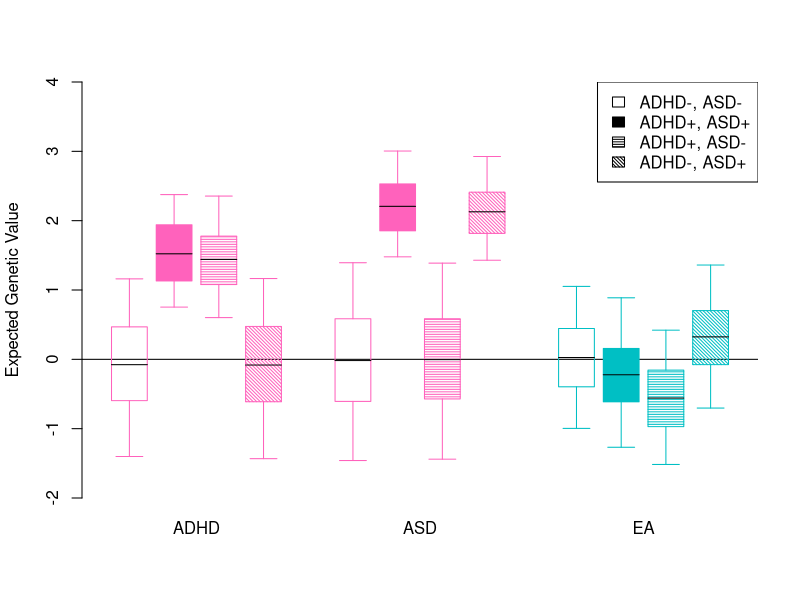

Reproduce this figure in R. (Note: this script raises an error after producing the figure.)
gen_cor_norm <- function( n, mu, sigma, rho, pop=F ) {
	
	t <- length( mu )
	X <- matrix( rnorm( t*n ), n, t )
	X.sig <- var( scale( X ) )
	X.sig.C.inv <- solve( chol( X.sig ) )
	X.clean <- scale( X %*% X.sig.C.inv )
	rho.C <- chol( rho )
	Y <- matrix( rep( mu, n ), n, t, byrow=T ) + 
			( X.clean %*% rho.C ) * matrix( rep( sigma, n ), n, t, byrow=T )

	return( Y )
	
}

plot.profiles.como <- function( l.value, p.value, plotName, 
								traits.txt=c( "Trait 1","Trait 2","Trait 3" ),
								legend.txt=c( "Group 0-0", "Group 1-1", "Group 1-0", "Group 0-1") ) {
	
	l.1.00 <- mean( l.value[ p.value[,1] == 0 & p.value[,2] == 0, 1 ] )
	l.2.00 <- mean( l.value[ p.value[,1] == 0 & p.value[,2] == 0, 2 ] )
	l.3.00 <- mean( l.value[ p.value[,1] == 0 & p.value[,2] == 0, 3 ] )
			
	l.1.10 <- mean( l.value[ p.value[,1] == 1 & p.value[,2] == 0, 1 ] )
	l.2.10 <- mean( l.value[ p.value[,1] == 1 & p.value[,2] == 0, 2 ] )
	l.3.10 <- mean( l.value[ p.value[,1] == 1 & p.value[,2] == 0, 3 ] )
	
	l.1.01 <- mean( l.value[ p.value[,1] == 0 & p.value[,2] == 1, 1 ] )
	l.2.01 <- mean( l.value[ p.value[,1] == 0 & p.value[,2] == 1, 2 ] )
	l.3.01 <- mean( l.value[ p.value[,1] == 0 & p.value[,2] == 1, 3 ] )

	l.1.11 <- mean( l.value[ p.value[,1] == 1 & p.value[,2] == 1, 1 ] )
	l.2.11 <- mean( l.value[ p.value[,1] == 1 & p.value[,2] == 1, 2 ] )
	l.3.11 <- mean( l.value[ p.value[,1] == 1 & p.value[,2] == 1, 3 ] )

	sd.1.00 <- sd( l.value[ p.value[,1] == 0 & p.value[,2] == 0, 1 ] ) / 
						sqrt( sum( p.value[,1] == 0 & p.value[,2] == 0 ) )
	sd.2.00 <- sd( l.value[ p.value[,1] == 0 & p.value[,2] == 0, 2 ] ) / 
						sqrt( sum( p.value[,1] == 0 & p.value[,2] == 0 ) )
	sd.3.00 <- sd( l.value[ p.value[,1] == 0 & p.value[,2] == 0, 3 ] ) / 
						sqrt( sum( p.value[,1] == 0 & p.value[,2] == 0 ) )
			
	sd.1.10 <- sd( l.value[ p.value[,1] == 1 & p.value[,2] == 0, 1 ] ) / 
						sqrt( sum( p.value[,1] == 1 & p.value[,2] == 0 ) )
	sd.2.10 <- sd( l.value[ p.value[,1] == 1 & p.value[,2] == 0, 2 ] ) / 
						sqrt( sum( p.value[,1] == 1 & p.value[,2] == 0 ) )
	sd.3.10 <- sd( l.value[ p.value[,1] == 1 & p.value[,2] == 0, 3 ] ) / 
						sqrt( sum( p.value[,1] == 1 & p.value[,2] == 0 ) )
						
	sd.1.01 <- sd( l.value[ p.value[,1] == 0 & p.value[,2] == 1, 1 ] ) / 
						sqrt( sum( p.value[,1] == 0 & p.value[,2] == 1 ) )
	sd.2.01 <- sd( l.value[ p.value[,1] == 0 & p.value[,2] == 1, 2 ] ) / 
						sqrt( sum( p.value[,1] == 0 & p.value[,2] == 1 ) )
	sd.3.01 <- sd( l.value[ p.value[,1] == 0 & p.value[,2] == 1 , 3 ]) / 
						sqrt( sum( p.value[,1] == 0 & p.value[,2] == 1 ) )

	sd.1.11 <- sd( l.value[ p.value[,1] == 1 & p.value[,2] == 1, 1 ] ) / 
						sqrt( sum( p.value[,1] == 1 & p.value[,2] == 1 ) )
	sd.2.11 <- sd( l.value[ p.value[,1] == 1 & p.value[,2] == 1, 2 ] ) / 
						sqrt( sum( p.value[,1] == 1 & p.value[,2] == 1 ) )
	sd.3.11 <- sd( l.value[ p.value[,1] == 1 & p.value[,2] == 1, 3 ] ) / 
						sqrt( sum( p.value[,1] == 1 & p.value[,2] == 1 ) )

	plot.dat <- rbind( 	c( l.1.00, l.1.11, l.1.10, l.1.01 ),
						c( l.2.00, l.2.11, l.2.10, l.2.01 ),
						c( l.3.00, l.3.11, l.3.10, l.3.01 ) )
	plot.sd <- rbind( 	c( sd.1.00, sd.1.11, sd.1.10, sd.1.01 ),
						c( sd.2.00, sd.2.11, sd.2.10, sd.2.01 ),
						c( sd.3.00, sd.3.11, sd.3.10, sd.3.01 ) )
	
	col.cats <- c( "#FF62BC", "#FF62BC", "#00BFC4" )
	dense.cats <- c( 0, NA, 40, 40 )
	angle.cats <- c( NA, NA, 0, 135 )
	
	pdf( plotName )	
	
	b.plot <- print( barplot( t( plot.dat ),
					names.arg=traits.txt, 
					beside=T,
					angle=angle.cats, density=dense.cats, 
					ylab="Expected Genetic Value",
					col=rep( col.cats, each=4 ),
					ylim=c( -1,3 )
				) )
	print( segments( b.plot, t( plot.dat )-1.96*t( plot.sd ), 
			b.plot, t( plot.dat )+1.96*t( plot.sd ) ) )
	print( segments( b.plot-0.25, t( plot.dat )+1.96*t( plot.sd ), 
			b.plot+0.25, t( plot.dat )+1.96*t( plot.sd ) ) )
	print( segments( b.plot-0.25, t( plot.dat )-1.96*t( plot.sd ), 
			b.plot+0.25, t( plot.dat )-1.96*t( plot.sd ) ) )

	print( legend( 'topright', 
					legend=legend.txt,
					angle=angle.cats, 
					density=dense.cats, 
					col=1 ) )

	dev.off()
	
	out.dat <- list( plot.dat, plot.sd, b.plot )	
	
	return( out.dat )
	
}

plot.profiles.como.bnw <- function( l.value, p.value, plotName, 
								traits.txt=c( "Trait 1","Trait 2","Trait 3" ),
								legend.txt=c( "Group 0-0", "Group 1-1", "Group 1-0", "Group 0-1") ) {

	#l.value <- g.value.0
	#p.value <- p.value.0 
	#traits.txt <- traits
	#legend.txt <- legend.txt
	
	l.1.00 <- mean( l.value[ p.value[,1] == 0 & p.value[,2] == 0, 1 ] )
	l.2.00 <- mean( l.value[ p.value[,1] == 0 & p.value[,2] == 0, 2 ] )
	l.3.00 <- mean( l.value[ p.value[,1] == 0 & p.value[,2] == 0, 3 ] )
			
	l.1.10 <- mean( l.value[ p.value[,1] == 1 & p.value[,2] == 0, 1 ] )
	l.2.10 <- mean( l.value[ p.value[,1] == 1 & p.value[,2] == 0, 2 ] )
	l.3.10 <- mean( l.value[ p.value[,1] == 1 & p.value[,2] == 0, 3 ] )
	
	l.1.01 <- mean( l.value[ p.value[,1] == 0 & p.value[,2] == 1, 1 ] )
	l.2.01 <- mean( l.value[ p.value[,1] == 0 & p.value[,2] == 1, 2 ] )
	l.3.01 <- mean( l.value[ p.value[,1] == 0 & p.value[,2] == 1, 3 ] )

	l.1.11 <- mean( l.value[ p.value[,1] == 1 & p.value[,2] == 1, 1 ] )
	l.2.11 <- mean( l.value[ p.value[,1] == 1 & p.value[,2] == 1, 2 ] )
	l.3.11 <- mean( l.value[ p.value[,1] == 1 & p.value[,2] == 1, 3 ] )

	q05.1.00 <- quantile( l.value[ p.value[,1] == 0 & p.value[,2] == 0, 1 ], 0.05 )
	q05.2.00 <- quantile( l.value[ p.value[,1] == 0 & p.value[,2] == 0, 2 ], 0.05 )
	q05.3.00 <- quantile( l.value[ p.value[,1] == 0 & p.value[,2] == 0, 3 ], 0.05 )
				
	q05.1.10 <- quantile( l.value[ p.value[,1] == 1 & p.value[,2] == 0, 1 ], 0.05 )
	q05.2.10 <- quantile( l.value[ p.value[,1] == 1 & p.value[,2] == 0, 2 ], 0.05 )
	q05.3.10 <- quantile( l.value[ p.value[,1] == 1 & p.value[,2] == 0, 3 ], 0.05 )
						
	q05.1.01 <- quantile( l.value[ p.value[,1] == 0 & p.value[,2] == 1, 1 ], 0.05 )
	q05.2.01 <- quantile( l.value[ p.value[,1] == 0 & p.value[,2] == 1, 2 ], 0.05 )
	q05.3.01 <- quantile( l.value[ p.value[,1] == 0 & p.value[,2] == 1, 3 ], 0.05 )

	q05.1.11 <- quantile( l.value[ p.value[,1] == 1 & p.value[,2] == 1, 1 ], 0.05 )
	q05.2.11 <- quantile( l.value[ p.value[,1] == 1 & p.value[,2] == 1, 2 ], 0.05 )
	q05.3.11 <- quantile( l.value[ p.value[,1] == 1 & p.value[,2] == 1, 3 ], 0.05 )

	q25.1.00 <- quantile( l.value[ p.value[,1] == 0 & p.value[,2] == 0, 1 ], 0.25 )
	q25.2.00 <- quantile( l.value[ p.value[,1] == 0 & p.value[,2] == 0, 2 ], 0.25 )
	q25.3.00 <- quantile( l.value[ p.value[,1] == 0 & p.value[,2] == 0, 3 ], 0.25 )
				
	q25.1.10 <- quantile( l.value[ p.value[,1] == 1 & p.value[,2] == 0, 1 ], 0.25 )
	q25.2.10 <- quantile( l.value[ p.value[,1] == 1 & p.value[,2] == 0, 2 ], 0.25 )
	q25.3.10 <- quantile( l.value[ p.value[,1] == 1 & p.value[,2] == 0, 3 ], 0.25 )
						
	q25.1.01 <- quantile( l.value[ p.value[,1] == 0 & p.value[,2] == 1, 1 ], 0.25 )
	q25.2.01 <- quantile( l.value[ p.value[,1] == 0 & p.value[,2] == 1, 2 ], 0.25 )
	q25.3.01 <- quantile( l.value[ p.value[,1] == 0 & p.value[,2] == 1, 3 ], 0.25 )

	q25.1.11 <- quantile( l.value[ p.value[,1] == 1 & p.value[,2] == 1, 1 ], 0.25 )
	q25.2.11 <- quantile( l.value[ p.value[,1] == 1 & p.value[,2] == 1, 2 ], 0.25 )
	q25.3.11 <- quantile( l.value[ p.value[,1] == 1 & p.value[,2] == 1, 3 ], 0.25 )

	q75.1.00 <- quantile( l.value[ p.value[,1] == 0 & p.value[,2] == 0, 1 ], 0.75 )
	q75.2.00 <- quantile( l.value[ p.value[,1] == 0 & p.value[,2] == 0, 2 ], 0.75 )
	q75.3.00 <- quantile( l.value[ p.value[,1] == 0 & p.value[,2] == 0, 3 ], 0.75 )
				
	q75.1.10 <- quantile( l.value[ p.value[,1] == 1 & p.value[,2] == 0, 1 ], 0.75 )
	q75.2.10 <- quantile( l.value[ p.value[,1] == 1 & p.value[,2] == 0, 2 ], 0.75 )
	q75.3.10 <- quantile( l.value[ p.value[,1] == 1 & p.value[,2] == 0, 3 ], 0.75 )
						
	q75.1.01 <- quantile( l.value[ p.value[,1] == 0 & p.value[,2] == 1, 1 ], 0.75 )
	q75.2.01 <- quantile( l.value[ p.value[,1] == 0 & p.value[,2] == 1, 2 ], 0.75 )
	q75.3.01 <- quantile( l.value[ p.value[,1] == 0 & p.value[,2] == 1, 3 ], 0.75 )

	q75.1.11 <- quantile( l.value[ p.value[,1] == 1 & p.value[,2] == 1, 1 ], 0.75 )
	q75.2.11 <- quantile( l.value[ p.value[,1] == 1 & p.value[,2] == 1, 2 ], 0.75 )
	q75.3.11 <- quantile( l.value[ p.value[,1] == 1 & p.value[,2] == 1, 3 ], 0.75 )

	q95.1.00 <- quantile( l.value[ p.value[,1] == 0 & p.value[,2] == 0, 1 ], 0.95 )
	q95.2.00 <- quantile( l.value[ p.value[,1] == 0 & p.value[,2] == 0, 2 ], 0.95 )
	q95.3.00 <- quantile( l.value[ p.value[,1] == 0 & p.value[,2] == 0, 3 ], 0.95 )
				
	q95.1.10 <- quantile( l.value[ p.value[,1] == 1 & p.value[,2] == 0, 1 ], 0.95 )
	q95.2.10 <- quantile( l.value[ p.value[,1] == 1 & p.value[,2] == 0, 2 ], 0.95 )
	q95.3.10 <- quantile( l.value[ p.value[,1] == 1 & p.value[,2] == 0, 3 ], 0.95 )
						
	q95.1.01 <- quantile( l.value[ p.value[,1] == 0 & p.value[,2] == 1, 1 ], 0.95 )
	q95.2.01 <- quantile( l.value[ p.value[,1] == 0 & p.value[,2] == 1, 2 ], 0.95 )
	q95.3.01 <- quantile( l.value[ p.value[,1] == 0 & p.value[,2] == 1, 3 ], 0.95 )

	q95.1.11 <- quantile( l.value[ p.value[,1] == 1 & p.value[,2] == 1, 1 ], 0.95 )
	q95.2.11 <- quantile( l.value[ p.value[,1] == 1 & p.value[,2] == 1, 2 ], 0.95 )
	q95.3.11 <- quantile( l.value[ p.value[,1] == 1 & p.value[,2] == 1, 3 ], 0.95 )

	plot.dat <- rbind( 	c( l.1.00, l.1.11, l.1.10, l.1.01 ),
						c( l.2.00, l.2.11, l.2.10, l.2.01 ),
						c( l.3.00, l.3.11, l.3.10, l.3.01 ) )
	plot.q05 <- rbind( 	c( q05.1.00, q05.1.11, q05.1.10, q05.1.01 ),
						c( q05.2.00, q05.2.11, q05.2.10, q05.2.01 ),
						c( q05.3.00, q05.3.11, q05.3.10, q05.3.01 ) )
	plot.q25 <- rbind( 	c( q25.1.00, q25.1.11, q25.1.10, q25.1.01 ),
						c( q25.2.00, q25.2.11, q25.2.10, q25.2.01 ),
						c( q25.3.00, q25.3.11, q25.3.10, q25.3.01 ) )
	plot.q75 <- rbind( 	c( q75.1.00, q75.1.11, q75.1.10, q75.1.01 ),
						c( q75.2.00, q75.2.11, q75.2.10, q75.2.01 ),
						c( q75.3.00, q75.3.11, q75.3.10, q75.3.01 ) )
	plot.q95 <- rbind( 	c( q95.1.00, q95.1.11, q95.1.10, q95.1.01 ),
						c( q95.2.00, q95.2.11, q95.2.10, q95.2.01 ),
						c( q95.3.00, q95.3.11, q95.3.10, q95.3.01 ) )					
			
	col.cats <- c( "#FF62BC", "#FF62BC", "#00BFC4" )
	dense.cats <- c( 0, NA, 40, 40 )
	angle.cats <- c( NA, NA, 0, 135 )
	
	pdf( plotName )	
	
	b.plot <- print( barplot( t( plot.dat ),
					names.arg=traits.txt, 
					beside=T,
					angle=angle.cats, density=dense.cats,
					col='white', border='white',
					ylab="Expected Genetic Value",
					ylim=c( -2,4 )
				) )
	abline( h=0 )

	for ( i in 1:3 ) {
	for ( g in 1:4 ) {
		
		t.col=col.cats[ i ]
		t.border=col.cats[ i ]
		t.angle=angle.cats[ g ]
		t.density=dense.cats[ g ]	

		tempMat <- t( plot.dat )
		tempMat.q05 <- t( plot.q05 )
		tempMat.q25 <- t( plot.q25 )
		tempMat.q75 <- t( plot.q75 )
		tempMat.q95 <- t( plot.q95 )
				
		polygon(	c( b.plot[ g,i ]-0.4, b.plot[ g,i ]+0.4, b.plot[ g,i ]+0.4, b.plot[ g,i ]-0.4 ), 
					c( tempMat.q25[ g,i ], tempMat.q25[ g,i ], tempMat.q75[ g,i ], tempMat.q75[ g,i ] ), 
					col=t.col,
					border=t.border,
					angle=t.angle,
					density=t.density
					)
		segments(	b.plot[ g,i ], tempMat.q75[ g,i ], 
					b.plot[ g,i ], tempMat.q95[ g,i ], 
					col=t.col
					)
		segments(	b.plot[ g,i ], tempMat.q25[ g,i ], 
					b.plot[ g,i ], tempMat.q05[ g,i ], 
					col=t.col
					)							
		segments(	b.plot[ g,i ]+0.3, tempMat.q05[ g,i ], 
					b.plot[ g,i ]-0.3, tempMat.q05[ g,i ], 
					col=t.col
					)	
		segments(	b.plot[ g,i ]+0.3, tempMat.q95[ g,i ], 
					b.plot[ g,i ]-0.3, tempMat.q95[ g,i ], 
					col=t.col
					)
		segments(	b.plot[ g,i ]+0.4, tempMat[ g,i ], 
					b.plot[ g,i ]-0.4, tempMat[ g,i ], 
					col=1
					)					
	}
	}

	print( legend( 'topright', 
					legend=legend.txt,
					angle=angle.cats, 
					density=dense.cats, 
					col=1 ) )

	dev.off()
	
	out.dat <- list( plot.dat, plot.sd, b.plot )	
	
	return( out.dat )
	
}

he_reg <- function( g, p, k, m1, m2, misType='flip', misdir=0 ) {
	
	# Using the same people in both studies breaks estimators.  
	#	Sampling needs to be done carefully to ensure E( y1y2 | s1,s2,g12 ) can
	#	be factored under some assumptions of independence (my guess), or 
	#	it doesn't like within and across study similarities to be mixed. 
	#	Weissbrod, Flint, Rosset. 2018. AJHG. Supp. Note, eq. 5. 
	# Derived for Gij ~ 0, so when subjects are compared with themselves it breaks 
	#	this assumption.  With m=1000, anything > ~0.8 is a self-self correlations.
	#	With m=250, unrel x < 0.375, within person x > 0.675 seems ~reasonable. 
	#	With m=100, unrel x and within person x overlap - too much variance in (1/m)( X'X )
	#	I remove those pairs by checking x > 0.5		

	if ( misdir %in% c( 1,3 ) ) {
		m1.p <- sample( which( p[,1] == 1 ), floor( m1*sum( p[,1] ) ) ) 
		p[ m1.p, 2 ] <- 1 
	}
	if ( misdir %in% c( 2,3 ) ) { 
		m2.p <- sample( which( p[,2] == 1 ), floor( m2*sum( p[,2] ) ) )
		p[ m2.p, 1 ] <- 1 
	}

	if ( misType == 'flip' ) {
		if ( misdir %in% c( 1,3 ) ) { p[ m1.p, 1 ] <- 0 }	
		if ( misdir %in% c( 2,3 ) ) { p[ m2.p, 2 ] <- 0 }
	}
		
	# Initial sampling
	g.keep.1 <- sort( unique( c( sample( which( p[,1] == 0 ), 10000 ), 
							which( p[,1] == 1 ) ) ) )
	g.keep.2 <- sort( unique( c( sample( which( p[,2] == 0 ), 10000 ), 
							which( p[,2] == 1 ) ) ) )
	g.keep.3 <- sort( unique( c( sample( 
							which( !is.na( p[,3] ) ), 10000 ) ) ) )
								
	n.1 <- length( g.keep.1 )
	n.2 <- length( g.keep.2 )
	n.3 <- length( g.keep.3 )
		
	g.temp.1 <- g[ g.keep.1, ]
	g.temp.2 <- g[ g.keep.2, ]
	g.temp.3 <- g[ g.keep.3, ]	
	p.temp.1 <- p[ g.keep.1, ]	
	p.temp.2 <- p[ g.keep.2, ]
	p.temp.3 <- p[ g.keep.3, ]
		
	pt.1 <- sum( p.temp.1[ ,1 ] )/n.1
	p.temp.1[ ,1 ] <- ( p.temp.1[ ,1 ] - pt.1 ) / sqrt( pt.1*(1-pt.1) )	
	pt.2 <- sum( p.temp.2[ ,2 ] )/n.2
	p.temp.2[ ,2 ] <- ( p.temp.2[ ,2 ] - pt.2 ) / sqrt( pt.2*(1-pt.2) )

	x.temp <- ( 1/dim(g)[2] ) * g.temp.1 %*% t( g.temp.1 )
	x.temp[ upper.tri( x.temp, diag=T ) ] <- NA
	x.temp.l <- c( x.temp[ !is.na( x.temp ) ] )
	
	y.temp <- p.temp.1[,1] %*% t( p.temp.1[,1] )
	y.temp[ upper.tri( y.temp, diag=T ) ] <- NA
	y.temp.l <- c( y.temp[ !is.na( y.temp ) ] )
	
	c.1.1.p <- sqrt( pt.1*(1-pt.1)*pt.1*(1-pt.1) )
	c.1.1.n <- dnorm( qnorm(1-k[1]) )*dnorm( qnorm(1-k[1]) )
	c.1.1.k <- k[1]*( 1-k[1] )*k[1]*( 1-k[1] )
	c.1.1 <- ( c.1.1.p*c.1.1.n ) / ( c.1.1.k )
	y.1.1.h2 <- ( ( c.1.1*x.temp.l ) %*% y.temp.l ) / 
				( ( c.1.1*x.temp.l ) %*% ( c.1.1*x.temp.l ) )						

	x.temp <- ( 1/dim(g)[2] ) * g.temp.2 %*% t( g.temp.2 )
	x.temp[ upper.tri( x.temp, diag=T ) ] <- NA
	x.temp.l <- c( x.temp[ !is.na( x.temp ) ] )

	y.temp <- p.temp.2[,2] %*% t( p.temp.2[,2] )
	y.temp[ upper.tri( y.temp, diag=T ) ] <- NA
	y.temp.l <- c( y.temp[ !is.na( y.temp ) ] )
	
	c.2.2.p <- sqrt( pt.2*(1-pt.2)*pt.2*(1-pt.2) )
	c.2.2.n <- dnorm( qnorm(1-k[2]) )*dnorm( qnorm(1-k[2]) )
	c.2.2.k <- k[2]*( 1-k[2] )*k[2]*( 1-k[2] )
	c.2.2 <- ( c.2.2.p*c.2.2.n ) / ( c.2.2.k )
	y.2.2.h2 <- ( ( c.2.2*x.temp.l ) %*% y.temp.l ) / 
				( ( c.2.2*x.temp.l ) %*% ( c.2.2*x.temp.l ) )

	x.temp <- ( 1/dim(g)[2] ) * g.temp.3 %*% t( g.temp.3 )
	x.temp[ upper.tri( x.temp, diag=T ) ] <- NA
	x.temp.l <- c( x.temp[ !is.na( x.temp ) ] )

	y.temp <- p.temp.3[,3] %*% t( p.temp.3[,3] )
	y.temp[ upper.tri( y.temp, diag=T ) ] <- NA
	y.temp.l <- c( y.temp[ !is.na( y.temp ) ] )

	# Biased if studies with ascertainment on secondary trait
	y.3.3.h2 <- ( ( x.temp.l ) %*% y.temp.l ) / 
				( ( x.temp.l ) %*% ( x.temp.l ) )

	x.temp <- ( 1/dim(g)[2] ) * g.temp.1 %*% t( g.temp.2 )
	x.temp[ upper.tri( x.temp, diag=T ) ] <- NA
	x.temp.l <- c( x.temp[ !is.na( x.temp ) ] )
	rem.x.temp.l <- which( x.temp.l > 0.5 )

	y.temp <- p.temp.1[,1] %*% t( p.temp.2[,2] )
	y.temp[ upper.tri( y.temp, diag=T ) ] <- NA
	y.temp.l <- c( y.temp[ !is.na( y.temp ) ] )

	c.1.2.p <- sqrt( pt.1*(1-pt.1)*pt.2*(1-pt.2) )
	c.1.2.n <- dnorm( qnorm(1-k[1]) )*dnorm( qnorm(1-k[2]) )
	c.1.2.k <- k[1]*( 1-k[1] )*k[2]*( 1-k[2] )
	c.1.2 <- ( c.1.2.p*c.1.2.n ) / ( c.1.2.k )
	y.1.2.cov <- ( ( c.1.2*x.temp.l[ -rem.x.temp.l ] ) %*% y.temp.l[ -rem.x.temp.l ] ) / 
				( ( c.1.2*x.temp.l[ -rem.x.temp.l ] ) %*% ( c.1.2*x.temp.l[ -rem.x.temp.l ] ) )
	y.1.2.rg <- y.1.2.cov / sqrt( y.1.1.h2*y.2.2.h2 )

	x.temp <- ( 1/dim(g)[2] ) * g.temp.1 %*% t( g.temp.3 )
	x.temp[ upper.tri( x.temp, diag=F ) ] <- NA
	x.temp.l <- c( x.temp[ !is.na( x.temp ) ] )
	rem.x.temp.l <- which( x.temp.l > 0.5 )

	y.temp <- p.temp.1[,1] %*% t( p.temp.3[,3] )
	y.temp[ upper.tri( y.temp, diag=F ) ] <- NA
	y.temp.l <- c( y.temp[ !is.na( y.temp ) ] )

	c.1.3.p <- sqrt( pt.1*(1-pt.1) )
	c.1.3.n <- dnorm( qnorm(1-k[1]) )
	c.1.3.k <- k[1]*( 1-k[1] )
	c.1.3 <- ( c.1.3.p*c.1.3.n ) / ( c.1.3.k )
	y.1.3.cov <- ( ( c.1.3*x.temp.l[ -rem.x.temp.l ] ) %*% y.temp.l[ -rem.x.temp.l ] ) / 
				( ( c.1.3*x.temp.l[ -rem.x.temp.l ] ) %*% ( c.1.3*x.temp.l[ -rem.x.temp.l ] ) )
	y.1.3.rg <- y.1.3.cov / sqrt( y.1.1.h2*y.3.3.h2 )

	x.temp <- ( 1/dim(g)[2] ) * g.temp.2 %*% t( g.temp.3 )
	x.temp[ upper.tri( x.temp, diag=F ) ] <- NA
	x.temp.l <- c( x.temp[ !is.na( x.temp ) ] )
	rem.x.temp.l <- which( x.temp.l > 0.5 )
		
	y.temp <- p.temp.2[,2] %*% t( p.temp.3[,3] )
	y.temp[ upper.tri( y.temp, diag=F ) ] <- NA
	y.temp.l <- c( y.temp[ !is.na( y.temp ) ] )

	c.2.3.p <- sqrt( pt.2*(1-pt.2) )
	c.2.3.n <- dnorm( qnorm(1-k[2]) )
	c.2.3.k <- k[2]*( 1-k[2] )
	c.2.3 <- ( c.2.3.p*c.2.3.n ) / ( c.2.3.k )
	y.2.3.cov <- ( ( c.2.3*x.temp.l[ -rem.x.temp.l ] ) %*% y.temp.l[ -rem.x.temp.l ] ) / 
				( ( c.2.3*x.temp.l[ -rem.x.temp.l ] ) %*% ( c.2.3*x.temp.l[ -rem.x.temp.l ] ) )
	y.2.3.rg <- y.2.3.cov / sqrt( y.2.2.h2*y.3.3.h2 )
	
	output <- list( y.1.1.h2=y.1.1.h2, y.2.2.h2=y.2.2.h2, y.3.3.h2=y.3.3.h2, 
						y.1.2.rg=y.1.2.rg, y.1.3.rg=y.1.3.rg, y.2.3.rg=y.2.3.rg,
						m1=m1, m2=m2 )
	
	return( output )
					
}

## Basic parameters 

traits <- c( "ADHD", "ASD", "EA" )
legend.txt <- c( "ADHD-, ASD-", "ADHD+, ASD+", "ADHD+, ASD-", "ADHD-, ASD+" )
n=100000
m=250
k=c( 0.05, 0.01, NA )
h2=c( 0.7, 0.8, 0.4 )
rg=matrix( c( 1, 0, -0.5, 0, 1, 0.2, -0.5, 0.2, 1), 3, 3 )
re=diag( length(h2) )
onset <- c( 5, 0, NA )		#ADHD uniform: 5 to 20, ASD: uniform 0 to 15
offset <- c( 20, 15, NA)
t <- length( h2 )

## Model 0: Uncorrelated liability and Comorbidity

# Genotypes
g <- matrix( rnorm( n*m ), n, m )
beta <- gen_cor_norm( m, rep(0,t), sqrt(h2/m), rg, pop=F )
 
# Genetic values
#g.value.0 <- gen_cor_norm( n, rep(0,t), sqrt(h2), rg, pop=F )
g.value.0 <- g %*% beta
# Environmental values				
e.value.0 <- gen_cor_norm( n, rep(0,t), sqrt(1-h2), re, pop=F )
# Liability values
l.value.0 <- g.value.0 + e.value.0
# Convert liability to 'disorder' phenotypes
p.value.0 <- l.value.0
p.value.0[ ,1 ] <- 1*( l.value.0[,1] >= qnorm( 1-k[1] ) )
p.value.0[ ,2 ] <- 1*( l.value.0[,2] >= qnorm( 1-k[2] ) )

# Add random onset
p.value.0 <- cbind( p.value.0, 0 )
p.value.0 <- cbind( p.value.0, 0 )
p.value.0[ , 4 ] <- sample( seq( onset[1], offset[1], by=5 ),
											n, replace=T )
p.value.0[ , 5 ] <- sample( seq( onset[2], offset[2], by=5 ),
											n, replace=T )

#Plot baseline COMO model
plot.0 <- plot.profiles.como.bnw( g.value.0, p.value.0,"ASD_v2_Model0.bnw.pdf", 
									traits.txt=traits, legend.txt=legend.txt )

## Learn reasonable misdiagnosis rates (to create an rg of 0.3)

# # output <- NULL
# for ( i in 0:15 ) {
	# print( i )
	# m1 <- i/100
	# m2 <- i/100
	# output <- rbind( output, he_reg( g, p.value.0, k, m1, m2, misType='flip', misdir=3 ) )
	# print( output )
# }
# save( output, file="misDx_famh2_rg0_flipMisDx_01to10.RData")

# output <- NULL
# for ( i in 0:15 ) {
	# print( i )
	# m1 <- i/100
	# m2 <- i/100
	# output <- rbind( output, he_reg( g, p.value.0, k, m1, m2, misType='add', misdir=3 ) )
	# print( output )
# }
# save( output, file="misDx_famh2_rg0_addMisDx_01to11.RData")

# output <- NULL
# for ( i in 0:10 ) {
	# print( i )
	# m1 <- i/50
	# m2 <- i/50
	# output <- rbind( output, he_reg( g, p.value.0, k, m1, m2, misType='add', misdir=1 ) )
	# print( output )
# }
# save( output, file="misDx_famh2_rg0_addMisDx_01to11_adhdOnly.RData")

# output <- NULL
# for ( i in 0:10 ) {
	# print( i )
	# m1 <- i/50
	# m2 <- 0
	# output <- rbind( output, he_reg( g, p.value.0, k, m1, m2, misType='flip', misdir=1 ) )
	# print( output )
# }
# save( output, file="misDx_famh2_rg0_flipMisDx_01to10_adhdOnly.RData")

# output <- NULL
# for ( i in 0:10 ) {
	# print( i )
	# m1 <- 0
	# m2 <- i/10
	# output <- rbind( output, he_reg( g, p.value.0, k, m1, m2, misType='flip', misdir=2 ) )
	# print( output )
# }
# save( output, file="misDx_famh2_rg0_flipMisDx_01to10_asdOnly.RData")

 # output <- NULL
 # for ( i in 19:0 ) {
	# print( i )
	# m1 <- 0
	# m2 <- i/20
	# output <- rbind( output, he_reg( g, p.value.0, k, m1, m2, misType='add', misdir=2 ) )
	# print( output )
 # }
 # save( output, file="misDx_famh2_rg0_addMisDx_01to11_asdOnly.RData")

# Model 1a (flip): Misdiagnosis one-way, flipped (ADHD -> ASD) up to rG of 0.3.  10% rate does it.

misDx.r <- 0.10

p.value.1a <- l.value.0
p.value.1a[ ,1 ] <- 1*( l.value.0[,1] >= qnorm( 1-k[1] ) )
p.value.1a[ ,2 ] <- 1*( l.value.0[,2] >= qnorm( 1-k[2] ) )
											
misDx <- sample( which( p.value.1a[,1] == 1 ), 
					floor( sum( p.value.1a[,1] == 1 )*misDx.r ) )

p.value.1a[ misDx, 1 ] <- 0
p.value.1a[ misDx, 2 ] <- 1

plot.1a <- plot.profiles.como.bnw( g.value.0, p.value.1a, "ASD_v2_Model1a_flip.bnw.pdf", 
									traits.txt=traits, legend.txt=legend.txt )

# Model 1b (flip): Model 1a: Misdiagnosis one-way, flipped (ASD -> ADHD) up to rG of 0.3.  80% rate probably still not enough.

misDx.r <- 0.8

p.value.1b <- l.value.0
p.value.1b[ ,1 ] <- 1*( l.value.0[,1] >= qnorm( 1-k[1] ) )
p.value.1b[ ,2 ] <- 1*( l.value.0[,2] >= qnorm( 1-k[2] ) )
											
misDx <- sample( which( p.value.1b[,2] == 1 ), 
					floor( sum( p.value.1b[,2] == 1 )*misDx.r ) )

p.value.1b[ misDx, 1 ] <- 1
p.value.1b[ misDx, 2 ] <- 0

plot.1b <- plot.profiles.como.bnw( g.value.0, p.value.1b, "ASD_v2_Model1b_flip.bnw.pdf", 
									traits.txt=traits, legend.txt=legend.txt )

# Model 1c (flip): Misdiagnosis two-way, flipped (ASD -> ADHD & ADHD -> ASD) up to rG of 0.3.  8% rate enough.

misDx.r <- 0.08

p.value.1c <- l.value.0
p.value.1c[ ,1 ] <- 1*( l.value.0[,1] >= qnorm( 1-k[1] ) )
p.value.1c[ ,2 ] <- 1*( l.value.0[,2] >= qnorm( 1-k[2] ) )
											
misDx1 <- sample( which( p.value.1c[,1] == 1 ), 
					floor( sum( p.value.1c[,1] == 1 )*misDx.r ) )
misDx2 <- sample( which( p.value.1c[,2] == 1 ), 
					floor( sum( p.value.1c[,2] == 1 )*misDx.r ) )

p.value.1c[ misDx1, 1 ] <- 0
p.value.1c[ misDx1, 2 ] <- 1
p.value.1c[ misDx2, 1 ] <- 1
p.value.1c[ misDx2, 2 ] <- 0

plot.1c <- plot.profiles.como.bnw( g.value.0, p.value.1c, "ASD_v2_Model1c_flip.bnw.pdf", 
									traits.txt=traits, legend.txt=legend.txt )

# Model 1a (add): Misdiagnosis one-way, add COMO (ADHD -> ASD) up to rG of 0.3.  10% rate does it.

misDx.r <- 0.10

p.value.1a <- l.value.0
p.value.1a[ ,1 ] <- 1*( l.value.0[,1] >= qnorm( 1-k[1] ) )
p.value.1a[ ,2 ] <- 1*( l.value.0[,2] >= qnorm( 1-k[2] ) )
											
misDx <- sample( which( p.value.1a[,1] == 1 ), 
					floor( sum( p.value.1a[,1] == 1 )*misDx.r ) )

p.value.1a[ misDx, 2 ] <- 1

plot.1a <- plot.profiles.como.bnw( g.value.0, p.value.1a, "ASD_v2_Model1a_add.bnw.pdf", 
									traits.txt=traits, legend.txt=legend.txt )

# Model 1b (add): Model 1a: Misdiagnosis one-way, add COMO (ASD -> ADHD) up to rG of 0.3.  80% rate probably still not enough.

misDx.r <- 0.8

p.value.1b <- l.value.0
p.value.1b[ ,1 ] <- 1*( l.value.0[,1] >= qnorm( 1-k[1] ) )
p.value.1b[ ,2 ] <- 1*( l.value.0[,2] >= qnorm( 1-k[2] ) )
											
misDx <- sample( which( p.value.1b[,2] == 1 ), 
					floor( sum( p.value.1b[,2] == 1 )*misDx.r ) )

p.value.1b[ misDx, 1 ] <- 1

plot.1b <- plot.profiles.como.bnw( g.value.0, p.value.1b, "ASD_v2_Model1b_add.bnw.pdf", 
									traits.txt=traits, legend.txt=legend.txt )

# Model 1c (add): Misdiagnosis two-way, add COMO (ASD -> ADHD & ADHD -> ASD) up to rG of 0.3.  8% rate enough.

misDx.r <- 0.08

p.value.1c <- l.value.0
p.value.1c[ ,1 ] <- 1*( l.value.0[,1] >= qnorm( 1-k[1] ) )
p.value.1c[ ,2 ] <- 1*( l.value.0[,2] >= qnorm( 1-k[2] ) )
											
misDx1 <- sample( which( p.value.1c[,1] == 1 ), 
					floor( sum( p.value.1c[,1] == 1 )*misDx.r ) )
misDx2 <- sample( which( p.value.1c[,2] == 1 ), 
					floor( sum( p.value.1c[,2] == 1 )*misDx.r ) )

p.value.1c[ misDx1, 2 ] <- 1
p.value.1c[ misDx2, 1 ] <- 1

plot.1c <- plot.profiles.como.bnw( g.value.0, p.value.1c, "ASD_v2_Model1c_add.bnw.pdf", 
									traits.txt=traits, legend.txt=legend.txt )

## Model 2a: One-way causation (being above the threshold for ADHD, lowers the threshold for ASD)

effect <- 0.5

l.value.2a <- l.value.0
l.value.2a[ l.value.0[,1] >= qnorm( 1-k[1] ), 2 ] <- 
				l.value.2a[ l.value.0[,1] >= qnorm( 1-k[1] ), 2 ] + 
				effect*l.value.2a[ l.value.0[,1] >= qnorm( 1-k[1] ), 1 ]

p.value.2a <- l.value.2a
p.value.2a[ ,1 ] <- 1*( l.value.2a[,1] >= qnorm( 1-k[1] ) )
p.value.2a[ ,2 ] <- 1*( l.value.2a[,2] >= qnorm( 1-k[2] ) )
											
plot.2a <- plot.profiles.como.bnw( g.value.0, p.value.2a, "ASD_v2_Model2a.bnw.pdf", 
									traits.txt=traits, legend.txt=legend.txt )

## Model 2b: One-way causation (being above the threshold for ASD, lowers the threshold for ADHD)

effect <- 0.5

l.value.2b <- l.value.0
l.value.2b[ l.value.0[,1] >= qnorm( 1-k[1] ), 2 ] <- 
				l.value.2b[ l.value.0[,1] >= qnorm( 1-k[1] ), 2 ] + 
				effect*l.value.2b[ l.value.0[,1] >= qnorm( 1-k[1] ), 1 ]
l.value.2b[ l.value.0[,2] >= qnorm( 1-k[2] ), 1 ] <- 
				l.value.2b[ l.value.0[,2] >= qnorm( 1-k[2] ), 1 ] + 
				effect*l.value.2b[ l.value.0[,2] >= qnorm( 1-k[2] ), 2 ]

p.value.2b <- l.value.2b
p.value.2b[ ,1 ] <- 1*( l.value.2b[,1] >= qnorm( 1-k[1] ) )
p.value.2b[ ,2 ] <- 1*( l.value.2b[,2] >= qnorm( 1-k[2] ) )
											
plot.2b <- plot.profiles.como.bnw( g.value.0, p.value.2b, "ASD_v2_Model2b.bnw.pdf", 
									traits.txt=traits, legend.txt=legend.txt )

## Model 2c: Mutual causation (being above the threshold for one, lowers the threshold for the other)

effect <- 0.5

l.value.2c <- l.value.0
l.value.2c[ l.value.0[,1] >= qnorm( 1-k[1] ), 2 ] <- 
				l.value.2c[ l.value.0[,1] >= qnorm( 1-k[1] ), 2 ] + 
				effect*l.value.2c[ l.value.0[,1] >= qnorm( 1-k[1] ), 1 ]
l.value.2c[ l.value.0[,2] >= qnorm( 1-k[2] ), 1 ] <- 
				l.value.2c[ l.value.0[,2] >= qnorm( 1-k[2] ), 1 ] + 
				effect*l.value.2c[ l.value.0[,2] >= qnorm( 1-k[2] ), 2 ]

p.value.2c <- l.value.2c
p.value.2c[ ,1 ] <- 1*( l.value.2c[,1] >= qnorm( 1-k[1] ) )
p.value.2c[ ,2 ] <- 1*( l.value.2c[,2] >= qnorm( 1-k[2] ) )
											
plot.2c <- plot.profiles.como.bnw( g.value.0, p.value.2c, "ASD_v2_Model2c.bnw.pdf", 
									traits.txt=traits, legend.txt=legend.txt )

## Model 2d: Mutual causation (being above the threshold for one, lowers the threshold for the other)

effect <- 5

l.value.2d <- l.value.0

p.value.2d <- l.value.2d
p.value.2d[ ,1 ] <- 1*( l.value.2d[,1] >= qnorm( 1-k[1] ) )
p.value.2d[ ,2 ] <- 1*( l.value.2d[,2] >= qnorm( 1-k[2] ) )

incl.adhd <- which( l.value.2d[ ,1 ] >= qnorm( 1-effect*k[1] ) & p.value.2d[ ,2 ] == 1 )
incl.asd <- which( l.value.2d[ ,2 ] >= qnorm( 1-effect*k[2] ) & p.value.2d[ ,1 ] == 1 )

p.value.2d[ incl.adhd, 1 ] <- 1
p.value.2d[ incl.asd, 2 ] <- 1
											
plot.2d <- plot.profiles.como.bnw( g.value.0, p.value.2d, "ASD_v2_Model2d.bnw.pdf", 
									traits.txt=traits, legend.txt=legend.txt )

## Model 3a: One way severity ('severe ADHD' -> ASD)

effect <- 0.05

l.value.3a <- l.value.0

p.value.3a <- l.value.3a
p.value.3a[ ,1 ] <- 1*( l.value.3a[,1] >= qnorm( 1-k[1] ) )
p.value.3a[ ,2 ] <- 1*( l.value.3a[,2] >= qnorm( 1-k[2] ) )

#Add extreme multiformity
p.value.3a[ p.value.3a[ ,2 ] == 0, 2 ] <- 1*( l.value.3a[ p.value.3a[ ,2 ] == 0, 1 ] >= qnorm( 1-effect*k[1] ) )

plot.3a <- plot.profiles.como.bnw( g.value.0, p.value.3a, "ASD_v2_Model3a.bnw.pdf", 
									traits.txt=traits, legend.txt=legend.txt )

## Model 3b: One way severity ('severe ASD' -> ADHD)

effect <- 0.1

l.value.3b <- l.value.0

p.value.3b <- l.value.3b
p.value.3b[ ,1 ] <- 1*( l.value.3b[,1] >= qnorm( 1-k[1] ) )
p.value.3b[ ,2 ] <- 1*( l.value.3b[,2] >= qnorm( 1-k[2] ) )

#Add extreme multiformity
p.value.3b[ p.value.3b[ ,1 ] == 0, 1 ] <- 1*( l.value.3b[ p.value.3b[ ,1 ] == 0, 2 ] >= qnorm( 1-effect*k[2] ) )

plot.3b <- plot.profiles.como.bnw( g.value.0, p.value.3b, "ASD_v2_Model3b.bnw.pdf", 
									traits.txt=traits, legend.txt=legend.txt )

## Model 3c: Two way severity ('severe ADHD' -> ASD & 'severe ASD' -> ADHD)
effect1 <- 0.05
effect2 <- 0.1

l.value.3c <- l.value.0

p.value.3c <- l.value.3c
p.value.3c[ ,1 ] <- 1*( l.value.3c[,1] >= qnorm( 1-k[1] ) )
p.value.3c[ ,2 ] <- 1*( l.value.3c[,2] >= qnorm( 1-k[2] ) )

#Add extreme multiformity
p.value.3c[ p.value.3c[ ,2 ] == 0, 2 ] <- 1*( l.value.3c[ p.value.3c[ ,2 ] == 0, 1 ] >= qnorm( 1-effect1*k[1] ) )
p.value.3c[ p.value.3c[ ,1 ] == 0, 1 ] <- 1*( l.value.3c[ p.value.3c[ ,1 ] == 0, 2 ] >= qnorm( 1-effect2*k[2] ) )

plot.3c <- plot.profiles.como.bnw( g.value.0, p.value.3c, "ASD_v2_Model3c.bnw.pdf", 
									traits.txt=traits, legend.txt=legend.txt )

## Model 4a: Biological heirarchy ( ADHD > ASD ), with random comorbidity
p.asd <- 0.01

l.value.4a <- l.value.0

p.value.4a <- l.value.4a
p.value.4a[ ,1 ] <- 1*( l.value.4a[,1] >= qnorm( 1-k[1] ) )
p.value.4a[ ,2 ] <- 1*( l.value.4a[,2] >= qnorm( 1-k[2] ) )

# Add biological hierarchy
p.value.4a[ p.value.4a[ ,1 ] == 1 & p.value.4a[ ,2 ] == 1, 2 ] <- 0
p.value.4a[ sample( which( p.value.4a[ ,1 ] == 1 ), p.asd*sum( p.value.4a[ ,1 ] == 1 ) ), 2 ] <- 1

plot.4a <- plot.profiles.como.bnw( g.value.0, p.value.4a, "ASD_v2_Model4a.bnw.pdf", 
									traits.txt=traits, legend.txt=legend.txt )

## Model 4b: Biological heirarchy ( ASD > ADHD ), with random comorbidity
p.adhd <- 0.05

l.value.4b <- l.value.0

p.value.4b <- l.value.4b
p.value.4b[ ,1 ] <- 1*( l.value.4b[,1] >= qnorm( 1-k[1] ) )
p.value.4b[ ,2 ] <- 1*( l.value.4b[,2] >= qnorm( 1-k[2] ) )

# Add biological hierarchy
p.value.4b[ p.value.4b[ ,1 ] == 1 & p.value.4b[ ,2 ] == 1, 1 ] <- 0
p.value.4b[ sample( which( p.value.4b[ ,2 ] == 1 ), p.adhd*sum( p.value.4b[ ,2 ] == 1 ) ), 1 ] <- 1

plot.4b <- plot.profiles.como.bnw( g.value.0, p.value.4b, "ASD_v2_Model4b.bnw.pdf", 
									traits.txt=traits, legend.txt=legend.txt )


